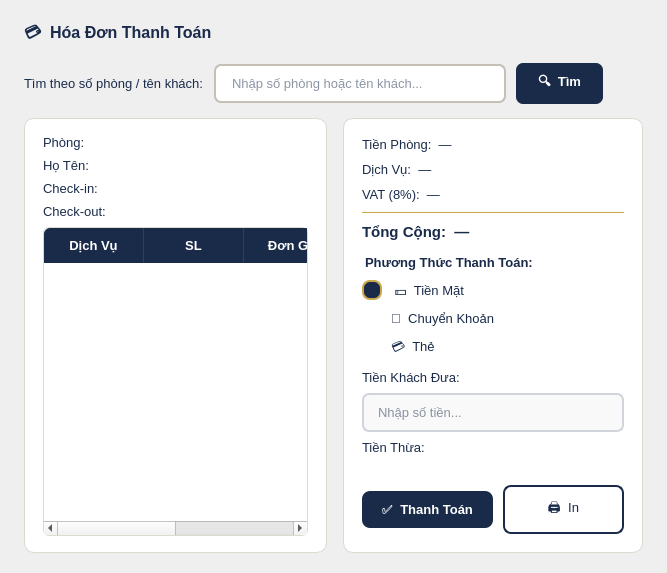
         <widget class="QWidget" name="pg_invoice">
          <layout class="QVBoxLayout" name="invoicePageLayout">
           <property name="spacing">
            <number>14</number>
           </property>
           <property name="leftMargin">
            <number>24</number>
           </property>
           <property name="topMargin">
            <number>20</number>
           </property>
           <property name="rightMargin">
            <number>24</number>
           </property>
           <property name="bottomMargin">
            <number>20</number>
           </property>
           <item>
            <widget class="QLabel" name="lbl_invoice_page_title">
             <property name="styleSheet">
              <string notr="true">color:#1A2A4A; font-size:16px; font-weight:bold; border:none;</string>
             </property>
             <property name="text">
              <string>💳  Hóa Đơn Thanh Toán</string>
             </property>
            </widget>
           </item>
           <item>
            <layout class="QHBoxLayout">
             <property name="spacing">
              <number>10</number>
             </property>
             <item>
              <widget class="QLabel" name="lbl_inv_search_hint">
               <property name="styleSheet">
                <string notr="true">color:#1A2B4A; font-size:13px; border:none;</string>
               </property>
               <property name="text">
                <string>Tìm theo số phòng / tên khách:</string>
               </property>
              </widget>
             </item>
             <item>
              <widget class="QLineEdit" name="inp_inv_search">
               <property name="styleSheet">
                <string notr="true">QLineEdit {
    background: #FFFFFF; border: 1.5px solid #C5BFB5;
    border-radius: 7px; padding: 9px 14px;
    font-size: 13px; color: #1A2B4A; min-width: 260px;
}
QLineEdit:focus { border: 1.5px solid #C9A84C; }</string>
               </property>
               <property name="placeholderText">
                <string>Nhập số phòng hoặc tên khách...</string>
               </property>
              </widget>
             </item>
             <item>
              <widget class="QPushButton" name="btn_inv_find">
               <property name="styleSheet">
                <string notr="true">QPushButton {
    background:#1A2B4A; color:#FFF; border:none;
    border-radius:7px; padding:9px 22px; font-size:13px; font-weight:bold;
}
QPushButton:hover { background:#C9A84C; color:#1A2A4A; }</string>
               </property>
               <property name="text">
                <string>🔍  Tìm</string>
               </property>
              </widget>
             </item>
             <item>
              <spacer>
               <property name="orientation">
                <enum>Qt::Horizontal</enum>
               </property>
               <property name="sizeHint" stdset="0">
                <size>
                 <width>40</width>
                 <height>20</height>
                </size>
               </property>
              </spacer>
             </item>
            </layout>
           </item>
           <item>
            <layout class="QHBoxLayout" name="invBodyLayout">
             <property name="spacing">
              <number>16</number>
             </property>
             <item>
              <widget class="QFrame" name="widget_invoice">
               <property name="styleSheet">
                <string notr="true">QFrame#widget_invoice {
    background: #FFFFFF;
    border: 1px solid #DDD8D0;
    border-radius: 10px;
}
QLabel { color: #1A2B4A; font-size: 13px; border: none; background: transparent; }</string>
               </property>
               <property name="frameShape">
                <enum>QFrame::NoFrame</enum>
               </property>
               <layout class="QVBoxLayout">
                <property name="spacing">
                 <number>8</number>
                </property>
                <property name="leftMargin">
                 <number>18</number>
                </property>
                <property name="topMargin">
                 <number>16</number>
                </property>
                <property name="rightMargin">
                 <number>18</number>
                </property>
                <property name="bottomMargin">
                 <number>16</number>
                </property>
                <item>
                 <widget class="QLabel" name="lbl_inv_room">
                  <property name="text">
                   <string>Phòng:</string>
                  </property>
                 </widget>
                </item>
                <item>
                 <widget class="QLabel" name="lbl_inv_cust_name">
                  <property name="text">
                   <string>Họ Tên:</string>
                  </property>
                 </widget>
                </item>
                <item>
                 <widget class="QLabel" name="lbl_inv_checkin">
                  <property name="text">
                   <string>Check-in:</string>
                  </property>
                 </widget>
                </item>
                <item>
                 <widget class="QLabel" name="lbl_inv_checkout">
                  <property name="text">
                   <string>Check-out:</string>
                  </property>
                 </widget>
                </item>
                <item>
                 <widget class="QTableWidget" name="tbl_inv_services">
                  <property name="styleSheet">
                   <string notr="true">QTableWidget {
    background:#FFFFFF; alternate-background-color:#F5F3EE;
    border: 1px solid #DDD8D0; border-radius:6px;
    gridline-color:#E8E4DC; font-size:13px; outline:none;
}
QTableWidget::item { padding:8px 10px; color:#1A2B4A; border:none; }
QTableWidget::item:selected { background:#D6E8F7; }
QHeaderView::section {
    background:#1A2B4A; color:#FFF; font-weight:bold; font-size:13px;
    padding:8px 10px; border:none; border-right:1px solid #2C3F60;
}
QHeaderView::section:first { border-top-left-radius:6px; }
QHeaderView::section:last  { border-top-right-radius:6px; border-right:none; }
                   </string>
                  </property>
                  <property name="alternatingRowColors">
                   <bool>true</bool>
                  </property>
                  <property name="showGrid">
                   <bool>false</bool>
                  </property>
                  <attribute name="horizontalHeaderStretchLastSection">
                   <bool>true</bool>
                  </attribute>
                  <attribute name="verticalHeaderVisible">
                   <bool>false</bool>
                  </attribute>
                  <column>
                   <property name="text">
                    <string>Dịch Vụ</string>
                   </property>
                  </column>
                  <column>
                   <property name="text">
                    <string>SL</string>
                   </property>
                  </column>
                  <column>
                   <property name="text">
                    <string>Đơn Giá</string>
                   </property>
                  </column>
                  <column>
                   <property name="text">
                    <string>Thành Tiền</string>
                   </property>
                  </column>
                 </widget>
                </item>
               </layout>
              </widget>
             </item>
             <item>
              <widget class="QFrame" name="widget_3">
               <property name="minimumSize">
                <size>
                 <width>270</width>
                 <height>0</height>
                </size>
               </property>
               <property name="maximumSize">
                <size>
                 <width>300</width>
                 <height>16777215</height>
                </size>
               </property>
               <property name="styleSheet">
                <string notr="true">QFrame#widget_3 {
    background: #FFFFFF;
    border: 1px solid #DDD8D0;
    border-radius: 10px;
}
QLabel { color: #1A2B4A; font-size: 13px; border: none; background: transparent; }
QRadioButton { color: #1A2B4A; font-size: 13px; border: none; background: transparent; }
QRadioButton::indicator { width: 16px; height: 16px; }
QRadioButton::indicator:checked { background: #1A2B4A; border-radius: 8px; border: 2px solid #C9A84C; }
                </string>
               </property>
               <property name="frameShape">
                <enum>QFrame::NoFrame</enum>
               </property>
               <layout class="QVBoxLayout">
                <property name="spacing">
                 <number>10</number>
                </property>
                <property name="leftMargin">
                 <number>18</number>
                </property>
                <property name="topMargin">
                 <number>18</number>
                </property>
                <property name="rightMargin">
                 <number>18</number>
                </property>
                <property name="bottomMargin">
                 <number>18</number>
                </property>
                <item>
                 <widget class="QLabel" name="lbl_inv_room_charge">
                  <property name="text">
                   <string>Tiền Phòng:  —</string>
                  </property>
                 </widget>
                </item>
                <item>
                 <widget class="QLabel" name="lbl_inv_svc_charge">
                  <property name="text">
                   <string>Dịch Vụ:  —</string>
                  </property>
                 </widget>
                </item>
                <item>
                 <widget class="QLabel" name="lbl_inv_vat">
                  <property name="text">
                   <string>VAT (8%):  —</string>
                  </property>
                 </widget>
                </item>
                <item>
                 <widget class="QFrame" name="frame">
                  <property name="minimumSize">
                   <size>
                    <width>0</width>
                    <height>1</height>
                   </size>
                  </property>
                  <property name="maximumSize">
                   <size>
                    <width>16777215</width>
                    <height>1</height>
                   </size>
                  </property>
                  <property name="styleSheet">
                   <string notr="true">background: #C9A84C; border: none;</string>
                  </property>
                  <property name="frameShape">
                   <enum>QFrame::HLine</enum>
                  </property>
                 </widget>
                </item>
                <item>
                 <widget class="QLabel" name="lbl_inv_total">
                  <property name="styleSheet">
                   <string notr="true">color:#1A2B4A; font-size:15px; font-weight:bold; border:none; background:transparent;</string>
                  </property>
                  <property name="text">
                   <string>Tổng Cộng:  —</string>
                  </property>
                 </widget>
                </item>
                <item>
                 <widget class="QLabel" name="label">
                  <property name="styleSheet">
                   <string notr="true">color:#1A2B4A; font-size:13px; font-weight:bold; border:none; background:transparent; padding-top:4px;</string>
                  </property>
                  <property name="text">
                   <string>Phương Thức Thanh Toán:</string>
                  </property>
                 </widget>
                </item>
                <item>
                 <widget class="QRadioButton" name="rb_pay_cash">
                  <property name="text">
                   <string>  💵  Tiền Mặt</string>
                  </property>
                  <property name="checked">
                   <bool>true</bool>
                  </property>
                 </widget>
                </item>
                <item>
                 <widget class="QRadioButton" name="rb_pay_transfer">
                  <property name="text">
                   <string>  🏦  Chuyển Khoản</string>
                  </property>
                 </widget>
                </item>
                <item>
                 <widget class="QRadioButton" name="rb_pay_card">
                  <property name="text">
                   <string>  💳  Thẻ</string>
                  </property>
                 </widget>
                </item>
                <item>
                 <widget class="QStackedWidget" name="stk_payment_detail">
                  <property name="styleSheet">
                   <string notr="true">background: transparent; border: none;</string>
                  </property>
                  <property name="currentIndex">
                   <number>0</number>
                  </property>
                  <widget class="QWidget" name="page_cash">
                   <layout class="QVBoxLayout">
                    <property name="spacing">
                     <number>8</number>
                    </property>
                    <property name="leftMargin">
                     <number>0</number>
                    </property>
                    <property name="topMargin">
                     <number>0</number>
                    </property>
                    <property name="rightMargin">
                     <number>0</number>
                    </property>
                    <property name="bottomMargin">
                     <number>0</number>
                    </property>
                    <item>
                     <widget class="QLabel" name="lbl_inv_cash_given_hint">
                      <property name="text">
                       <string>Tiền Khách Đưa:</string>
                      </property>
                     </widget>
                    </item>
                    <item>
                     <widget class="QLineEdit" name="inp_inv_cash_given">
                      <property name="styleSheet">
                       <string notr="true">QLineEdit {
    background:#F9F9F9; border:1.5px solid #D1D5DB;
    border-radius:7px; padding:9px 12px; font-size:13px; color:#1A2B4A;
}
QLineEdit:focus { border:1.5px solid #C9A84C; }</string>
                      </property>
                      <property name="placeholderText">
                       <string>Nhập số tiền...</string>
                      </property>
                     </widget>
                    </item>
                    <item>
                     <widget class="QLabel" name="lbl_inv_change">
                      <property name="text">
                       <string>Tiền Thừa:</string>
                      </property>
                     </widget>
                    </item>
                   </layout>
                  </widget>
                  <widget class="QWidget" name="page_other">
                   <layout class="QVBoxLayout">
                    <property name="leftMargin">
                     <number>0</number>
                    </property>
                    <property name="topMargin">
                     <number>4</number>
                    </property>
                    <property name="rightMargin">
                     <number>0</number>
                    </property>
                    <property name="bottomMargin">
                     <number>0</number>
                    </property>
                    <item>
                     <widget class="QLabel" name="label">
                      <property name="styleSheet">
                       <string notr="true">color:#8A9AB5; font-size:12px; font-style:italic; border:none; background:transparent;</string>
                      </property>
                      <property name="text">
                       <string>Thanh toán không dùng tiền mặt</string>
                      </property>
                     </widget>
                    </item>
                   </layout>
                  </widget>
                 </widget>
                </item>
                <item>
                 <spacer>
                  <property name="orientation">
                   <enum>Qt::Vertical</enum>
                  </property>
                  <property name="sizeHint" stdset="0">
                   <size>
                    <width>20</width>
                    <height>20</height>
                   </size>
                  </property>
                 </spacer>
                </item>
                <item>
                 <layout class="QHBoxLayout">
                  <property name="spacing">
                   <number>10</number>
                  </property>
                  <item>
                   <widget class="QPushButton" name="btn_inv_pay">
                    <property name="styleSheet">
                     <string notr="true">QPushButton {
    background:#1A2B4A; color:#FFF; border:none;
    border-radius:8px; padding:11px 20px; font-size:13px; font-weight:bold;
}
QPushButton:hover { background:#C9A84C; color:#1A2A4A; }</string>
                    </property>
                    <property name="text">
                     <string>✅  Thanh Toán</string>
                    </property>
                   </widget>
                  </item>
                  <item>
                   <widget class="QPushButton" name="btn_inv_print">
                    <property name="styleSheet">
                     <string notr="true">QPushButton {
    background:#FFF; color:#1A2B4A; border:1.5px solid #1A2B4A;
    border-radius:8px; padding:11px 14px; font-size:13px;
}
QPushButton:hover { background:#EAF2FB; border-color:#C9A84C; }</string>
                    </property>
                    <property name="text">
                     <string>🖨️  In</string>
                    </property>
                   </widget>
                  </item>
                 </layout>
                </item>
               </layout>
              </widget>
             </item>
            </layout>
           </item>
          </layout>
         </widget>
